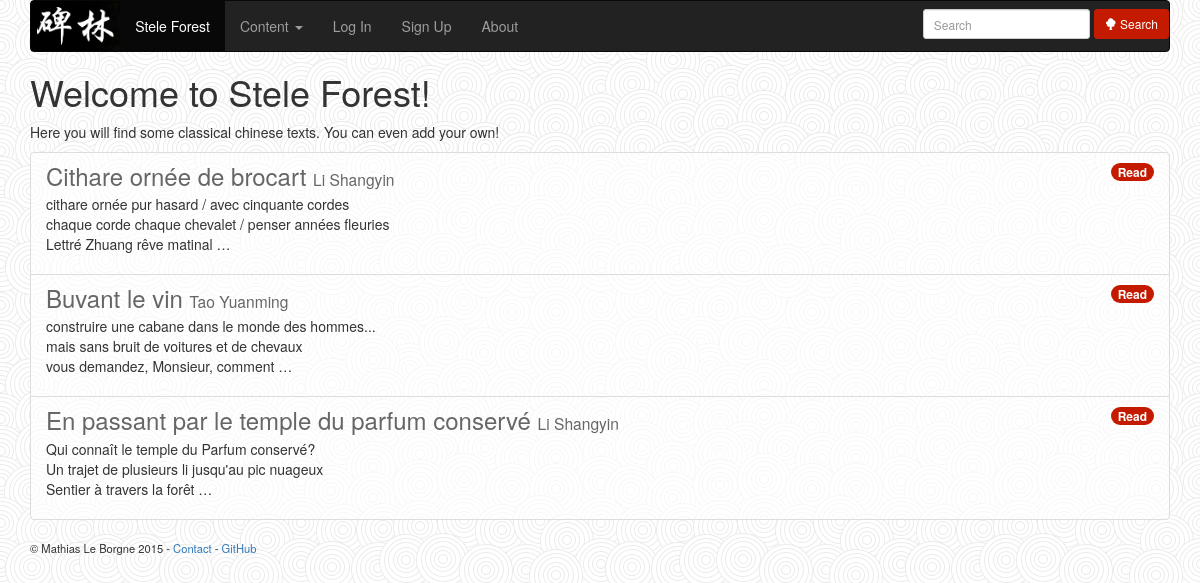
Before: / with the older database file.
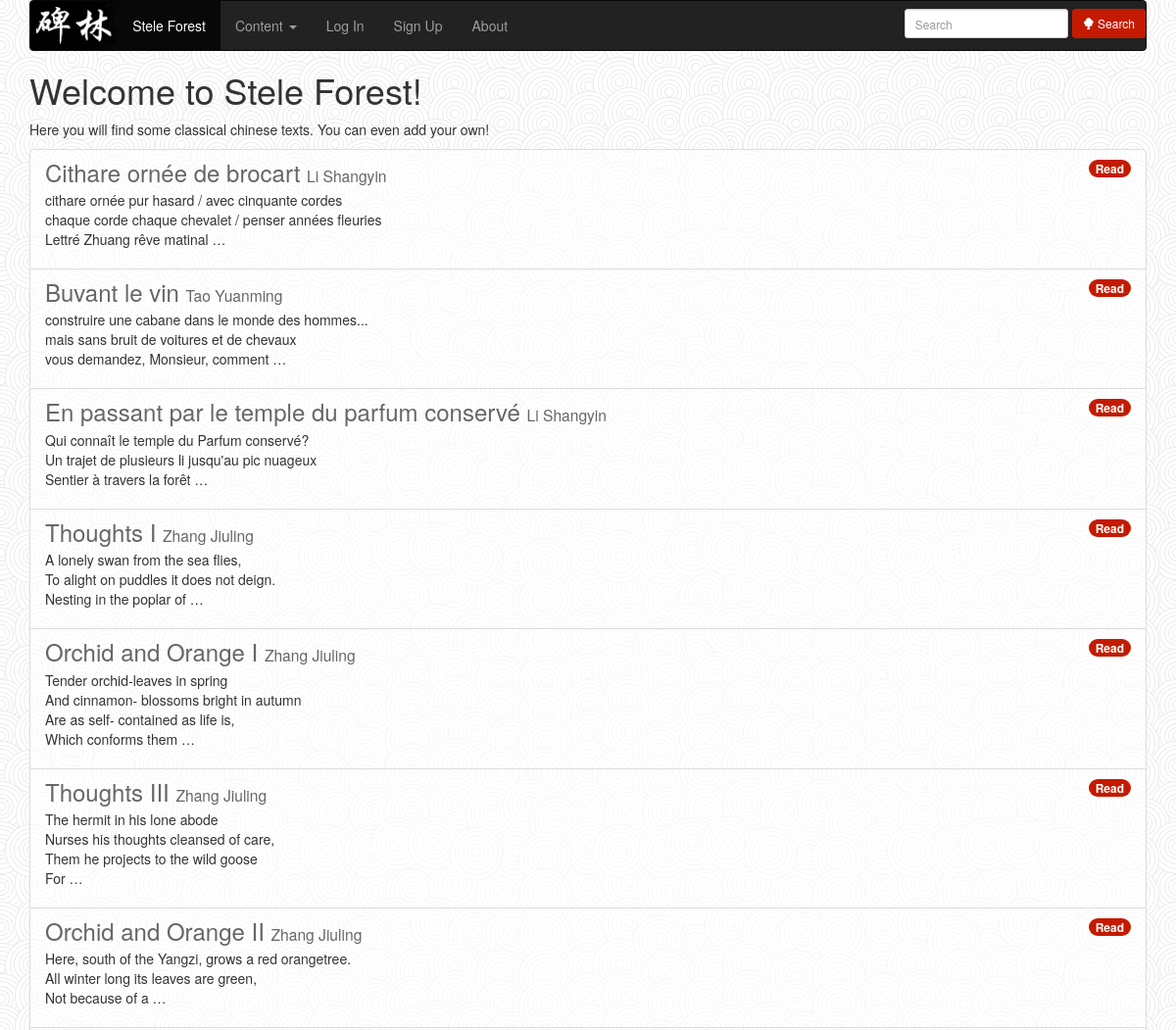
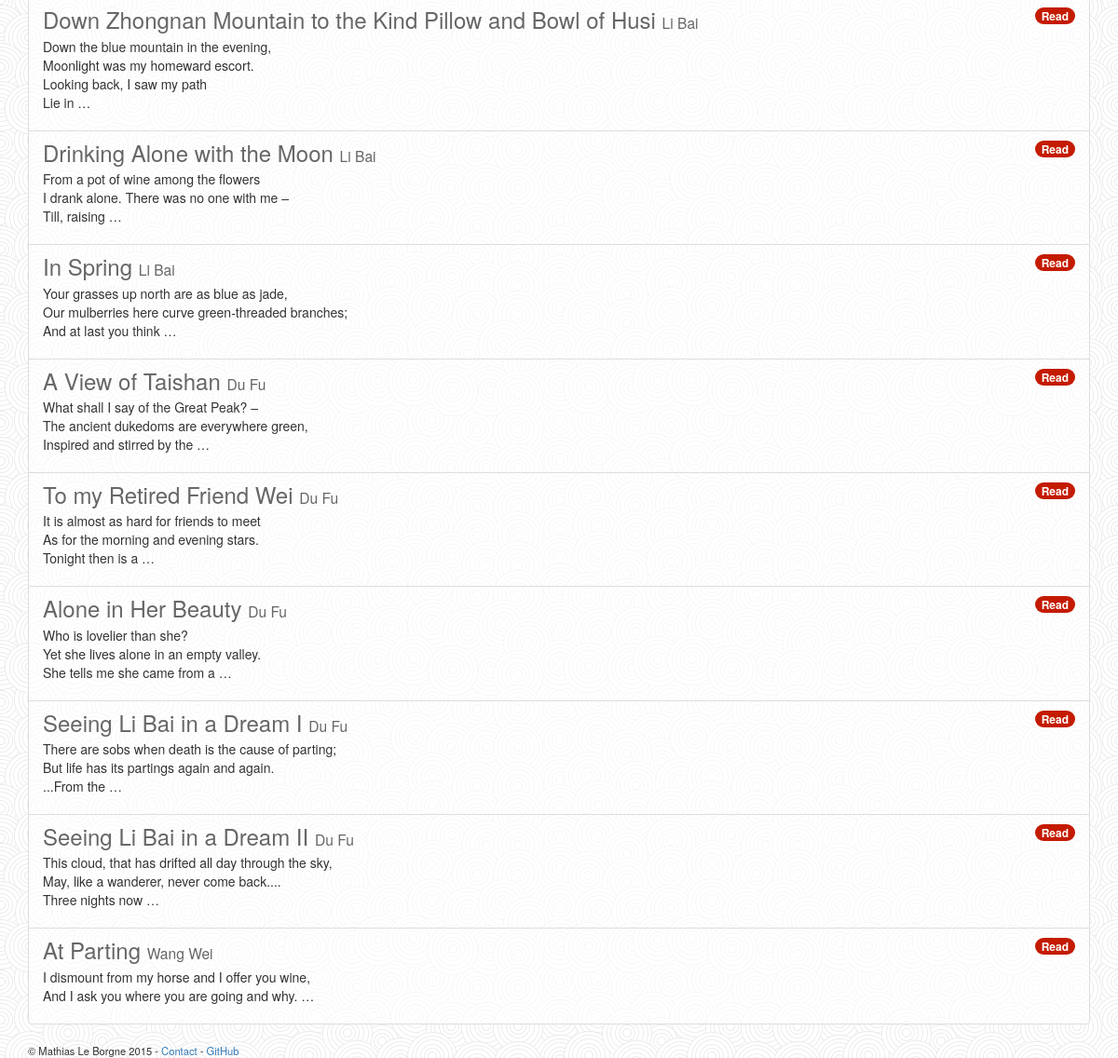
After: the same page with the newer database file (2 pictures, top to bottom).
### texts/models.py (models this page shows, shortened)
class Text(models.Model):
    title_english = models.CharField(max_length=100)
    title_chinese = models.CharField(max_length=100)
    title_pinyin = models.CharField(max_length=100, null=True)
    author = models.ForeignKey('Author')
    content_english = models.TextField(null=True)
    content_chinese = models.TextField(null=True)
    content_pinyin = models.TextField(null=True)
    date_release = models.DateTimeField(auto_now_add=True, auto_now=False,
                                        verbose_name="Release Date")
    date_writing = models.DateTimeField(auto_now_add=False, auto_now=False,
                                        null=True,
                                        verbose_name="Writing Date")
    chars_data = models.TextField(null=True) # JSON-serialized (text) version of your list

class Author(models.Model):
    name_chinese = models.CharField(max_length=42)
    name_pinyin = models.CharField(max_length=42)
    year_birth = models.CharField(null=True, max_length=100)
    year_death = models.CharField(null=True, max_length=100)
    biography = models.TextField(null=True)

### texts/views.py (the view)
# urls.py: url(r'^$', TextList.as_view(), name='texts_list'),
class TextList(ListView):
    model = Text
    context_object_name = "latest_texts"
    template_name = make_template_name("home")

### texts/templates/texts/home.html (shortened to what this page needs)
{% extends "base.html" %}
{% block content %}
<h1>Welcome to Stele Forest{% if user.is_authenticated %} {{ user.username }}{% endif %}!</h1>
<p>Here you will find some classical chinese texts. You can even add your own!</p>
<ul class="list-group">
{% for text in latest_texts %}
    <li class="list-group-item">
        <span class="badge"><a href="{% url "read_text" text.id %}">Read</a></span>
        <h3 class="list-group-item-heading">
            <a href="{% url "read_text" text.id %}">{{ text.title_english }}</a>
            <small><a href="{% url "author_page" text.author.id %}">{{ text.author.name_pinyin }}</a></small>
        </h3>
        <p class="list-group-item-text">{{ text.content_english|truncatewords_html:20|linebreaks }}</p>
    </li>
{% empty %}
    <p>No text to display</p>
{% endfor %}
</ul>
{% endblock %}

### templates/base.html (shortened to what this page needs)
{% load static %}
<!DOCTYPE html>
<html lang="fr">
<head>
    <link rel="stylesheet" href="http://maxcdn.bootstrapcdn.com/bootstrap/3.3.4/css/bootstrap.min.css">
    <link rel="stylesheet" href="{% static 'css/texts_style.css' %}">
</head>
<body>
<div class ="container">
    <nav class="navbar navbar-inverse">
        <ul class="nav navbar-nav">
            <li><img class="img-responsive" src="{% static 'img/stele_forest_characters.jpeg' %}" alt="碑林" id="logo"></img></li>
            <li class="active"><a href="{% url "texts_list" %}">Stele Forest</a></li>
            <li class="dropdown">
                <a href="#" class="dropdown-toggle" data-toggle="dropdown" role="button" aria-haspopup="true" aria-expanded="false">Content <span class="caret"></span></a>
            </li>
            {% if user.is_authenticated %}
            <li class="dropdown">
                <a href="#" class="dropdown-toggle" data-toggle="dropdown" role="button" aria-haspopup="true" aria-expanded="false">Account <span class="caret"></span></a>
                <ul class="dropdown-menu">
                    <li><a href="/password_change">Change Password</a></li>
                    <li><a href="/password_reset">Reset Password</a></li>
                    <li role="separator" class="divider"></li>
                    <li><a href="/logout_then_login">Log Out</a></li>
                </ul>
            </li>
            {% else %}
                <li><a href="/log_in">Log In</a></li>
                <li><a href="/create_user">Sign Up</a></li>
            {% endif %}
            <li><a href="/about">About</a></li>
        </ul>
        <form class="navbar-form navbar-right inline-form" action="{% url "texts.views.search_texts" %}" method="post">
            <div class="form-group">
                <input name="keyword" type="search" class="input-sm form-control" placeholder="Search">
                <button type="submit" class="btn btn-primary btn-sm" id="search_button"><span class="glyphicon glyphicon-tree-deciduous"></span> Search</button>
            </div>
        </form>
    </nav>
    <section id="content">
        {% block content %}{% endblock %}
    </section>
    <footer>
        &copy; Mathias Le Borgne 2015 -
        <a href="/contact">Contact</a> -
        <a href="https://github.com/mathiasleborgne/chinese-texts">GitHub</a>
    </footer>
</div>
</body>
</html>

### static/css/texts_style.css (style rules this page uses)
body { background-image: url(../img/swirl_pattern.jpg); }
#logo, #main_title { display: inline-block; }
.panel, .list-group-item { background-color: rgba(255, 255, 255, 0.65); }
.list-group-item a, .panel > .panel-heading a { color: #666666; }
.badge { background-color: #C41B00; }
.badge a { color: #FFFFFF; }
#logo { height: 50px; }
#search_button { background-color: #C41B00; border-color: #C41B00; }
.inline-form input { display: inline-block; width: 100px; }
footer { font-size: 80%; }

Changed rows visible on the page:
added Text: title_english "Thoughts I", author.name_pinyin "Zhang Jiuling", content_english "A lonely swan from the sea flies, To alight on puddles it does not deign. Nesting in the poplar of …"
added Text: title_english "Orchid and Orange I", author.name_pinyin "Zhang Jiuling", content_english "Tender orchid-leaves in spring And cinnamon- blossoms bright in autumn Are as self- contained as life is, Which conforms them …"
added Text: title_english "Thoughts III", author.name_pinyin "Zhang Jiuling", content_english "The hermit in his lone abode Nurses his thoughts cleansed of care, Them he projects to the wild goose For …"
added Text: title_english "Orchid and Orange II", author.name_pinyin "Zhang Jiuling", content_english "Here, south of the Yangzi, grows a red orangetree. All winter long its leaves are green, Not because of a …"
added Text: title_english "Down Zhongnan Mountain to the Kind Pillow and Bowl of Husi", author.name_pinyin "Li Bai", content_english "Down the blue mountain in the evening, Moonlight was my homeward escort. Looking back, I saw my path Lie in …"
added Text: title_english "Drinking Alone with the Moon", author.name_pinyin "Li Bai", content_english "From a pot of wine among the flowers I drank alone. There was no one with me – Till, raising …"
added Text: title_english "In Spring", author.name_pinyin "Li Bai", content_english "Your grasses up north are as blue as jade, Our mulberries here curve green-threaded branches; And at last you think …"
added Text: title_english "A View of Taishan", author.name_pinyin "Du Fu", content_english "What shall I say of the Great Peak? – The ancient dukedoms are everywhere green, Inspired and stirred by the …"
added Text: title_english "To my Retired Friend Wei", author.name_pinyin "Du Fu", content_english "It is almost as hard for friends to meet As for the morning and evening stars. Tonight then is a …"
added Text: title_english "Alone in Her Beauty", author.name_pinyin "Du Fu", content_english "Who is lovelier than she? Yet she lives alone in an empty valley. She tells me she came from a …"
added Text: title_english "Seeing Li Bai in a Dream I", author.name_pinyin "Du Fu", content_english "There are sobs when death is the cause of parting; But life has its partings again and again. ...From the …"
added Text: title_english "Seeing Li Bai in a Dream II", author.name_pinyin "Du Fu", content_english "This cloud, that has drifted all day through the sky, May, like a wanderer, never come back.... Three nights now …"
added Text: title_english "At Parting", author.name_pinyin "Wang Wei", content_english "I dismount from my horse and I offer you wine, And I ask you where you are going and why. …"
